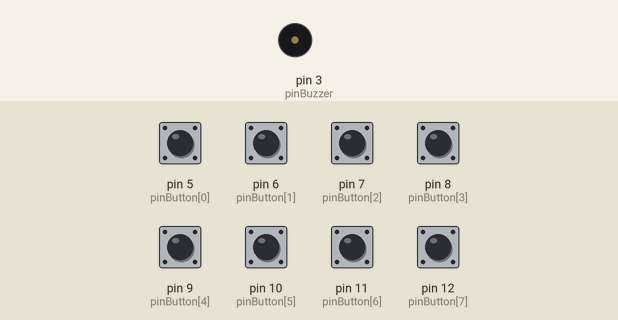
A sketch run on a simulated Arduino Uno, built with avr-gcc and run on an emulated ATmega328P. On the bench: buzzer (waves = sounding). The inputs (shaded band) are chosen by the test bench; at power-on: pin 5 (pinButton[0]), pin 6 (pinButton[1]), pin 7 (pinButton[2]), pin 8 (pinButton[3]), pin 9 (pinButton[4]), pin 10 (pinButton[5]), pin 11 (pinButton[6]), pin 12 (pinButton[7]) LOW.

Above: at 1.2 s.
1.3 s: pin 5 (pinButton[0]) pulled HIGH for 0.15 s
At 1.37 s:
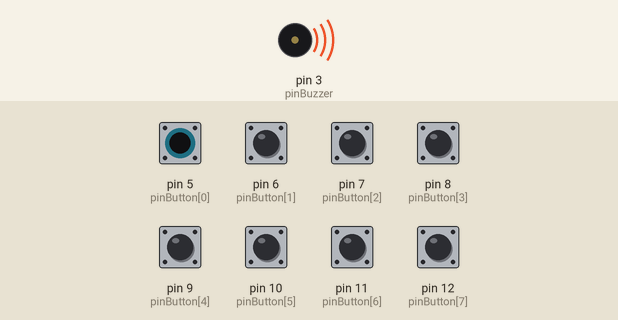
Timing chart, 0 to 4.3 s (numbered marks = the images above; inputs shaded):
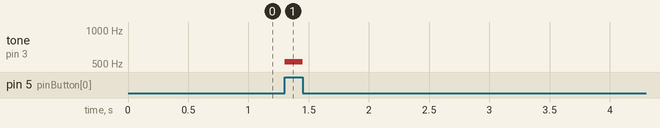

Measured:
- after the input at 1.3 s, tone on pin 3 (pinBuzzer): silent → 523 Hz at once, → silent 0.15 s later

The sketch:

HW6_1.ino
```cpp
const int pinButton[8] = {5,6,7,8,9,10,11,12};
const int pinBuzzer = 3;
void setup() {
  // put your setup code here, to run once:
  pinMode(pinButton[0], INPUT);
  pinMode(pinButton[1], INPUT);
  pinMode(pinButton[2], INPUT);
  pinMode(pinButton[3], INPUT);
  pinMode(pinButton[4], INPUT);
  pinMode(pinButton[5], INPUT);
  pinMode(pinButton[6], INPUT);
  pinMode(pinButton[7], INPUT);
  pinMode(pinBuzzer, OUTPUT);
}

void loop() {
  // put your main code here, to run repeatedly:
  if(digitalRead(pinButton[0])==HIGH){
    tone(pinBuzzer, 523);
  }else if(digitalRead(pinButton[1])==HIGH){
    tone(pinBuzzer, 494);
  }else if(digitalRead(pinButton[2])==HIGH){
    tone(pinBuzzer, 440);
  }else if(digitalRead(pinButton[3])==HIGH){
    tone(pinBuzzer, 392);
  }else if(digitalRead(pinButton[4])==HIGH){
    tone(pinBuzzer, 349);
  }else if(digitalRead(pinButton[5])==HIGH){
    tone(pinBuzzer, 330);
  }else if(digitalRead(pinButton[6])==HIGH){
    tone(pinBuzzer, 294);
  }else if(digitalRead(pinButton[7])==HIGH){
    tone(pinBuzzer, 262);
  }else{
    noTone(pinBuzzer);
  }
}
```
